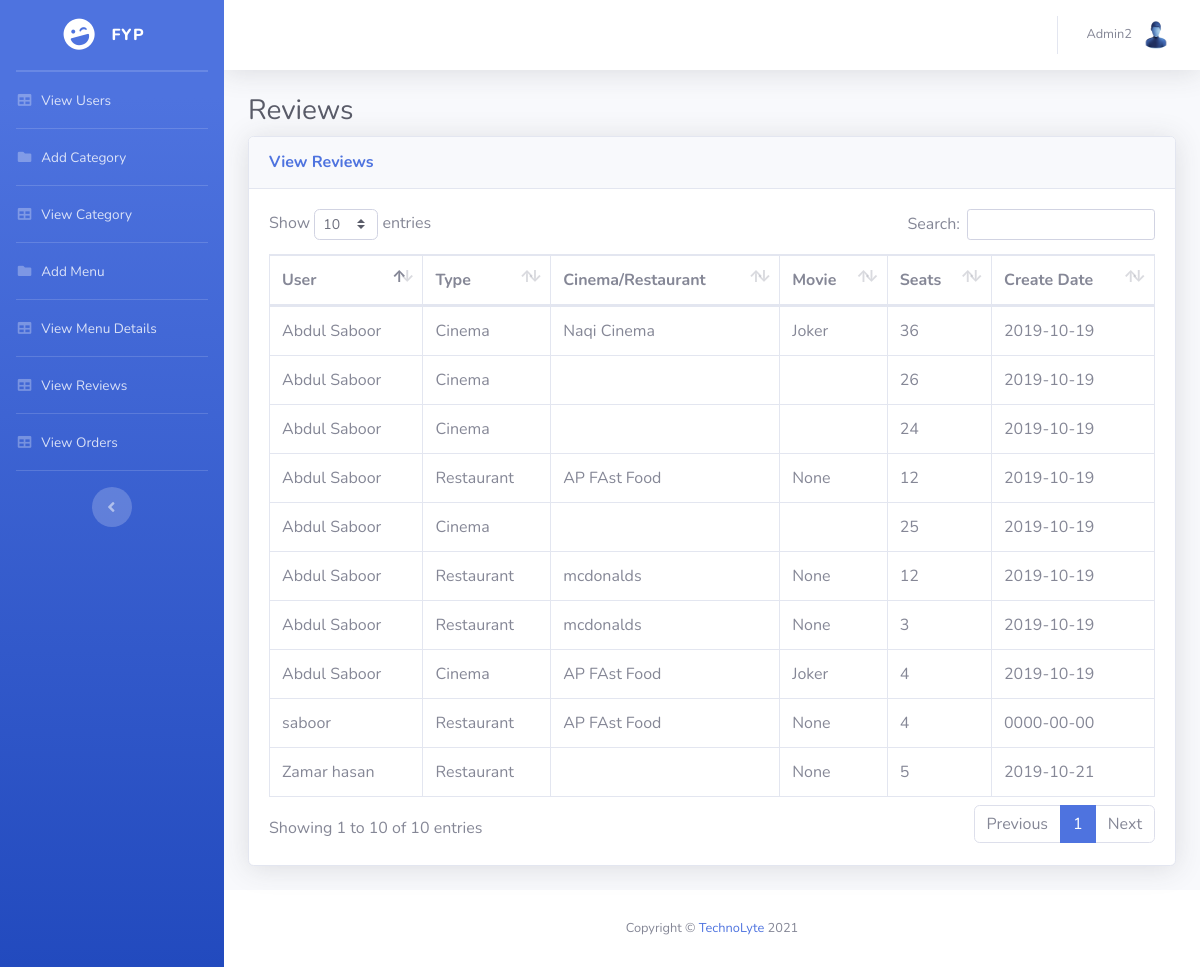
Screenshot of /vieworders.php (signed in) with the database file from the repository.
### tables this page shows
CREATE TABLE `orders` (
  `id` int(11) NOT NULL,
  `userid` int(11) NOT NULL,
  `type` int(11) NOT NULL,
  `categoryid` int(11) NOT NULL,
  `detailid` int(11) NOT NULL,
  `quantity` int(11) NOT NULL,
  `createdate` date NOT NULL
);

CREATE TABLE `users` (
  `id` bigint(20) UNSIGNED NOT NULL,
  `name` varchar(191) NOT NULL,
  `email` varchar(191) NOT NULL,
  `password` varchar(191) NOT NULL,
  `role` int(11) NOT NULL,
  `phone` text NOT NULL,
  `address` text NOT NULL,
  `image` text NOT NULL,
  `createdate` date NOT NULL
);

CREATE TABLE `category` (
  `id` int(11) NOT NULL,
  `type` int(11) NOT NULL,
  `name` text NOT NULL,
  `rating` int(11) NOT NULL,
  `lat` double NOT NULL,
  `lng` double NOT NULL,
  `image` text NOT NULL,
  `discount` int(11) NOT NULL,
  `createdate` date NOT NULL
);

CREATE TABLE `details` (
  `id` int(11) NOT NULL,
  `type` int(11) NOT NULL,
  `categoryid` int(11) NOT NULL,
  `name` text NOT NULL,
  `description` text NOT NULL,
  `price` int(11) NOT NULL,
  `rating` int(11) NOT NULL,
  `image` text NOT NULL,
  `moviedate` date NOT NULL,
  `movietime` text NOT NULL,
  `createdate` date NOT NULL
);

### vieworders.php (the view, shortened to what this page needs)
<?php
include_once 'includes/conn.php';
?>
<!DOCTYPE html>
<html lang="en">
<head>
  <link href="vendor/fontawesome-free/css/all.min.css" rel="stylesheet" type="text/css">
  <link href="css/sb-admin-2.min.css" rel="stylesheet">
  <link href="vendor/datatables/dataTables.bootstrap4.min.css" rel="stylesheet">
</head>
<body id="page-top">
  <div id="wrapper">
	<?php include_once 'includes/sidebar.php' ; ?>
    <div id="content-wrapper" class="d-flex flex-column">
      <div id="content">
		<?php include_once 'includes/header.php'; ?>
        <div class="container-fluid">
          <h1 class="h3 mb-2 text-gray-800">Reviews</h1>
          <div class="card shadow mb-4">
            <div class="card-header py-3">
              <h6 class="m-0 font-weight-bold text-primary">View Reviews</h6>
            </div>
            <div class="card-body">
              <div class="table-responsive">
                <table class="table table-bordered" id="dataTable" width="100%" cellspacing="0">
                  <thead>
                    <tr>
                      <th>User</th>
                      <th>Type</th>
                      <th>Cinema/Restaurant</th>
                      <th>Movie</th>
                      <th>Seats</th>
                      <th>Create Date</th>
                    </tr>
                  </thead>
                  <tbody>
                   <?php
						$sql="select * from orders order by id desc";
						$result= mysqli_query($conn, $sql);
						if(mysqli_num_rows($result)>0){
							while($row=mysqli_fetch_assoc($result)){
								echo "<tr>";
								$sql2 = "SELECT * FROM category where id='".$row['categoryid']."'";
								$result2 = mysqli_query($conn, $sql2);
								$row2 = mysqli_fetch_assoc($result2);
								$sql3 = "SELECT * FROM details where id='".$row['detailid']."'";
								$result3 = mysqli_query($conn, $sql3);
								$row3 = mysqli_fetch_assoc($result3);
								$sql4 = "SELECT * FROM users where id='".$row['userid']."'";
								$result4 = mysqli_query($conn, $sql4);
								$row4 = mysqli_fetch_assoc($result4);
								echo "<td>".$row4['name']."</td>";
								if($row['type']==1)
    								echo "<td>Restaurant</td>";
								else
									echo "<td>Cinema</td>";
								echo "<td>".$row2['name']."</td>";
								if($row['type']==0)
    								echo "<td>".$row3['name']."</td>";
								else
									echo "<td>None</td>";
								echo "<td>".$row['quantity']."</td>";
								echo "<td>".$row['createdate']."</td>";
								echo "</tr>";
							}
						}
				   ?>
                  </tbody>
                </table>
              </div>
            </div>
          </div>
        </div>
      </div>
<?php include_once 'includes/footer.php'; ?>
    </div>
  </div>
</body>
</html>

### rows the page displays
orders: userid.name "Zamar hasan", type "Restaurant", quantity "5", createdate "2019-10-21"
orders: userid.name "Abdul Saboor", type "Cinema", categoryid.name "Naqi Cinema", detailid.name "Joker", quantity "36", createdate "2019-10-19"
orders: userid.name "Abdul Saboor", type "Cinema", quantity "26", createdate "2019-10-19"
orders: userid.name "Abdul Saboor", type "Cinema", quantity "24", createdate "2019-10-19"
orders: userid.name "Abdul Saboor", type "Restaurant", categoryid.name "AP FAst Food", quantity "12", createdate "2019-10-19"
orders: userid.name "Abdul Saboor", type "Cinema", quantity "25", createdate "2019-10-19"
orders: userid.name "Abdul Saboor", type "Restaurant", categoryid.name "mcdonalds", quantity "12", createdate "2019-10-19"
orders: userid.name "Abdul Saboor", type "Restaurant", categoryid.name "mcdonalds", quantity "3", createdate "2019-10-19"
orders: userid.name "Abdul Saboor", type "Cinema", categoryid.name "AP FAst Food", detailid.name "Joker", quantity "4", createdate "2019-10-19"
orders: userid.name "saboor", type "Restaurant", categoryid.name "AP FAst Food", quantity "4", createdate "0000-00-00"

### other values shown
$_SESSION['name'] "Admin2"
